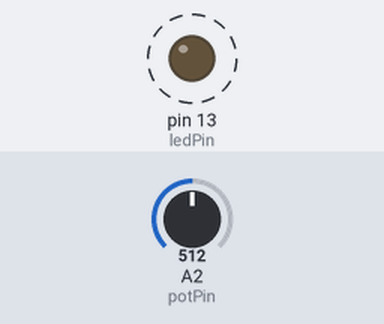
A sketch run on a simulated Arduino Uno, built with avr-gcc and run on an emulated ATmega328P. Shown: output pins drawn as LEDs (lit = HIGH). Dashed ring = blinking. The inputs (shaded band) are chosen by the test bench; at power-on: A2 (potPin) = 512.

Above: at 1.8 s.
1.9 s: A2 (potPin) set to 0
At 3.3 s:
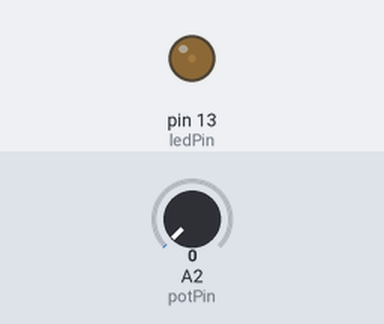
3.6 s: A2 (potPin) set to 122
At 3.9 s:
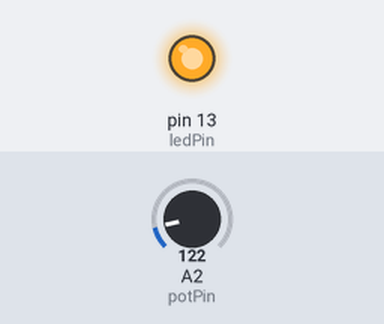
Timing chart, 0 to 13.1 s (numbered marks = the images above; inputs shaded):
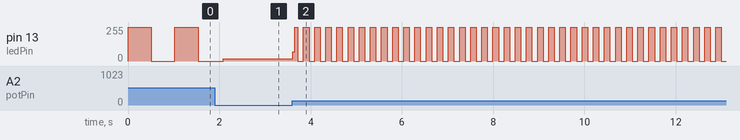

Measured:
- after the input at 3.6 s, pin 13 (ledPin): 16/255 → 69/255 at once, then moves between 0/255 and 255/255, repeating every 0.24 s
- by itself, pin 13 (ledPin): alternates 255/255 for 0.51 s and 0/255 for 0.51 s

The sketch:

Hardware6.ino
```cpp
int potPin = 2;
int ledPin = 13;
int val = 0;

void setup() {
  pinMode(ledPin, OUTPUT);
  Serial.begin(9600);
}

void loop() {
  val = analogRead(potPin);
  digitalWrite(ledPin, HIGH);
  delay(val);
  digitalWrite(ledPin, LOW);
  delay(val);
}
```
